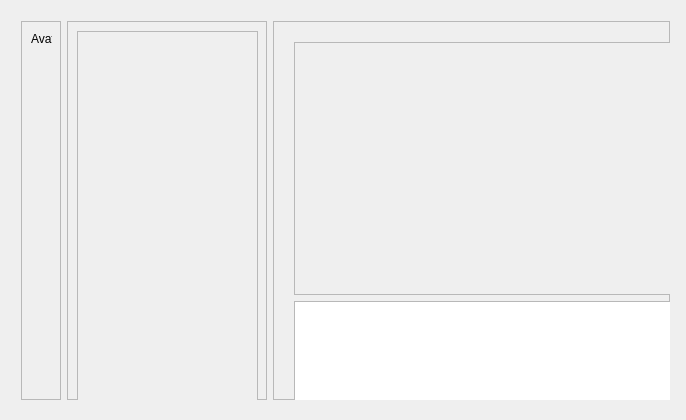
<?xml version="1.0" encoding="UTF-8"?>
<ui version="4.0">
 <class>ChatDialogClass</class>
 <widget class="QDialog" name="ChatDialogClass">
  <property name="geometry">
   <rect>
    <x>0</x>
    <y>0</y>
    <width>686</width>
    <height>420</height>
   </rect>
  </property>
  <property name="windowTitle">
   <string>ChatDialog</string>
  </property>
  <widget class="QWidget" name="horizontalLayoutWidget">
   <property name="geometry">
    <rect>
     <x>10</x>
     <y>10</y>
     <width>671</width>
     <height>401</height>
    </rect>
   </property>
   <layout class="QHBoxLayout" name="horizontalLayout">
    <item>
     <widget class="QFrame" name="user_frame">
      <property name="minimumSize">
       <size>
        <width>40</width>
        <height>0</height>
       </size>
      </property>
      <property name="maximumSize">
       <size>
        <width>40</width>
        <height>16777215</height>
       </size>
      </property>
      <property name="frameShape">
       <enum>QFrame::Shape::StyledPanel</enum>
      </property>
      <property name="frameShadow">
       <enum>QFrame::Shadow::Raised</enum>
      </property>
      <widget class="QLabel" name="label">
       <property name="geometry">
        <rect>
         <x>10</x>
         <y>10</y>
         <width>21</width>
         <height>16</height>
        </rect>
       </property>
       <property name="text">
        <string>Avatar</string>
       </property>
      </widget>
     </widget>
    </item>
    <item>
     <widget class="QFrame" name="contact_frame">
      <property name="minimumSize">
       <size>
        <width>200</width>
        <height>0</height>
       </size>
      </property>
      <property name="maximumSize">
       <size>
        <width>200</width>
        <height>16777215</height>
       </size>
      </property>
      <property name="frameShape">
       <enum>QFrame::Shape::StyledPanel</enum>
      </property>
      <property name="frameShadow">
       <enum>QFrame::Shadow::Raised</enum>
      </property>
      <widget class="QScrollArea" name="contact_scroll">
       <property name="geometry">
        <rect>
         <x>10</x>
         <y>10</y>
         <width>181</width>
         <height>381</height>
        </rect>
       </property>
       <property name="widgetResizable">
        <bool>true</bool>
       </property>
       <widget class="QWidget" name="scrollAreaWidgetContents">
        <property name="geometry">
         <rect>
          <x>0</x>
          <y>0</y>
          <width>179</width>
          <height>379</height>
         </rect>
        </property>
       </widget>
      </widget>
     </widget>
    </item>
    <item>
     <widget class="QFrame" name="chat_frame">
      <property name="frameShape">
       <enum>QFrame::Shape::StyledPanel</enum>
      </property>
      <property name="frameShadow">
       <enum>QFrame::Shadow::Raised</enum>
      </property>
      <widget class="QWidget" name="verticalLayoutWidget">
       <property name="geometry">
        <rect>
         <x>10</x>
         <y>10</y>
         <width>401</width>
         <height>381</height>
        </rect>
       </property>
       <layout class="QVBoxLayout" name="verticalLayout">
        <item>
         <widget class="QScrollArea" name="chat_scroll">
          <property name="widgetResizable">
           <bool>true</bool>
          </property>
          <widget class="QWidget" name="scrollAreaWidgetContents_2">
           <property name="geometry">
            <rect>
             <x>0</x>
             <y>0</y>
             <width>397</width>
             <height>271</height>
            </rect>
           </property>
          </widget>
         </widget>
        </item>
        <item>
         <widget class="QTextEdit" name="textEdit">
          <property name="minimumSize">
           <size>
            <width>0</width>
            <height>100</height>
           </size>
          </property>
          <property name="maximumSize">
           <size>
            <width>16777215</width>
            <height>100</height>
           </size>
          </property>
         </widget>
        </item>
       </layout>
      </widget>
     </widget>
    </item>
   </layout>
  </widget>
 </widget>
 <layoutdefault spacing="6" margin="11"/>
 <resources/>
 <connections/>
</ui>
